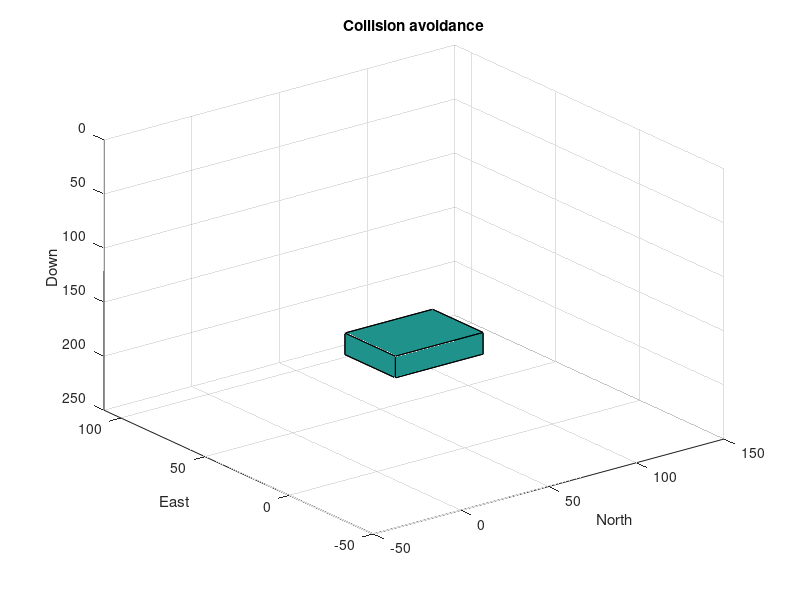

Recreate this plot in MATLAB. (Note: this script raises an error after producing the figure.)
% Script for plotting the obstacle in the extra challenge
% Also plots the desired trajectory around the obstacle and Minervas path

figure
xlabel('North'); ylabel('East'); zlabel('Down');
axis([-50 150 -50 110 0 250]);
title('Collision avoidance');

set(gca, 'zdir', 'reverse');
grid
hold on

p1 = [25 15 165];
p2 = [25 45 165];
p3 = [25 45 185];
p4 = [25 15 185];
p5 = [75 15 165];
p6 = [75 45 165];
p7 = [75 45 185];
p8 =  [75 15 185];

x = [p1(1) p2(1) p3(1) p4(1)];
w = [p1(2) p2(2) p3(2) p4(2)];
z = [p1(3) p2(3) p3(3) p4(3)];
fill3(x,w,z, 1);

x = [p5(1) p6(1) p7(1) p8(1)];
w = [p5(2) p6(2) p7(2) p8(2)];
z = [p5(3) p6(3) p7(3) p8(3)];
fill3(x,w,z, 1);

x = [p2(1) p6(1) p7(1) p3(1)];
w = [p2(2) p6(2) p7(2) p3(2)];
z = [p2(3) p6(3) p7(3) p3(3)];
fill3(x,w,z, 1);

x = [p2(1) p6(1) p5(1) p1(1)];
w = [p2(2) p6(2) p5(2) p1(2)];
z = [p2(3) p6(3) p5(3) p1(3)];
fill3(x,w,z, 1);

x =  [p1(1) p5(1) p8(1) p4(1)];
w =  [p1(2) p5(2) p8(2) p4(2)];
z = [p1(3) p5(3) p8(3) p4(3)];
fill3(x,w,z, 1);


x = [p3(1) p7(1) p8(1) p4(1)];
w = [p3(2) p7(2) p8(2) p4(2)];
z = [p3(3) p7(3) p8(3) p4(3)];
fill3(x,w,z, 1);



a = plot3(y.data(1,:), y.data(2,:), y.data(3,:), 'r') ; %Plotting Minervas trajecory
b = plot3(setpoints(1,:), setpoints(2,:), setpoints(3,:), 'b'); % Plotting the desired path
plot3(WP(:,1), WP(:,2), WP(:,3), 'x'); %Marking the waypoints

%% Plotting minerva at several time steps
tsamp = 0.2;
dec = 667;
L = [1.4400 0.8200 0.8000]*10;
for now = [1 500 1000 2001]%1:dec:length(y.data(1,:))
    origin = [y.data(1,now) y.data(2,now) y.data(3,now)];
    x=([0 1 1 0 0 0;1 1 0 0 1 1;1 1 0 0 1 1;0 1 1 0 0 0]-0.5)*L(1) + origin(1);
    ned=([0 0 1 1 0 0;0 1 1 0 0 0;0 1 1 0 1 1;0 0 1 1 1 1]-0.5)*L(2) + origin(2);
    z=([0 0 0 0 0 1;0 0 0 0 0 1;1 1 1 1 0 1;1 1 1 1 0 1]-0.5)*L(3) + origin(3);
    boat =[x; ned; z];

  for i=1:6
    h=patch(boat(1:4,i),boat(5:8,i),boat(9:12,i),'y');
    rotate(h, [0 0 1], y.data(4,now)*rad2deg, origin);
    set(h,'edgecolor','k')
end
       now=now+tsamp*dec;
end

legend([a b h],{'Real trajectory','Desired Path', 'Minerva'});
